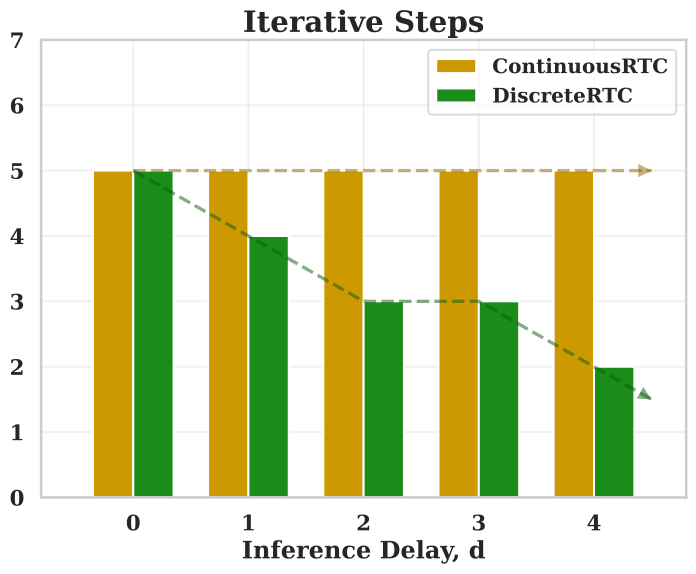

Source code (Python):
"""Bar chart comparing iterative steps for ContinuousRTC vs DiscreteRTC across inference delays."""

import pathlib
import matplotlib.pyplot as plt
import numpy as np
import seaborn as sns

OUTPUT_DIR = pathlib.Path(__file__).resolve().parent

delays = [0, 1, 2, 3, 4]
continuous_steps = [5, 5, 5, 5, 5]
discrete_steps = [5, 4, 3, 3, 2]

def main():
    sns.set_theme(style="whitegrid", context="talk")
    plt.rcParams.update({
        "font.family": "serif",
        "font.serif": ["Times New Roman", "DejaVu Serif"],
        "font.weight": "bold",
        "axes.labelweight": "bold",
        "axes.titleweight": "bold",
        "axes.grid": True,
        "grid.alpha": 0.3,
    })

    x = np.arange(len(delays))
    width = 0.35

    fig, ax = plt.subplots(figsize=(8.67, 6.19))

    bars_cont = ax.bar(x - width / 2, continuous_steps, width, label="ContinuousRTC",
                       color="#cc9900", edgecolor="white", linewidth=1.5)
    bars_disc = ax.bar(x + width / 2, discrete_steps, width, label="DiscreteRTC",
                       color="#1a8c1a", edgecolor="white", linewidth=1.5)

    ax.plot(x, continuous_steps, linestyle="--", color="#8a6800",
            linewidth=2.5, alpha=0.5, zorder=3)
    ax.plot(x, discrete_steps, linestyle="--", color="#0f5c0f",
            linewidth=2.5, alpha=0.5, zorder=3)

    extend = 0.5
    cont_slope = continuous_steps[-1] - continuous_steps[-2]
    disc_slope = discrete_steps[-1] - discrete_steps[-2]
    cont_end = (x[-1] + extend, continuous_steps[-1] + cont_slope * extend)
    disc_end = (x[-1] + extend, discrete_steps[-1] + disc_slope * extend)

    ax.plot([x[-1], cont_end[0]], [continuous_steps[-1], cont_end[1]],
            linestyle="--", color="#8a6800", linewidth=2.5, alpha=0.5, zorder=3)
    ax.plot([x[-1], disc_end[0]], [discrete_steps[-1], disc_end[1]],
            linestyle="--", color="#0f5c0f", linewidth=2.5, alpha=0.5, zorder=3)

    ax.annotate("", xy=cont_end,
                xytext=(cont_end[0] - 0.01, cont_end[1] - cont_slope * 0.01),
                arrowprops=dict(arrowstyle="-|>", color="#8a6800",
                                linewidth=0, mutation_scale=25, alpha=0.5),
                zorder=4)
    ax.annotate("", xy=disc_end,
                xytext=(disc_end[0] - 0.01, disc_end[1] - disc_slope * 0.01),
                arrowprops=dict(arrowstyle="-|>", color="#0f5c0f",
                                linewidth=0, mutation_scale=25, alpha=0.5),
                zorder=4)

    ax.set_xlim(x[0] - 0.8, x[-1] + extend + 0.3)

    ax.set_title("Iterative Steps", fontsize=22, fontweight="bold")
    ax.set_xlabel("Inference Delay, d", fontsize=18, fontweight="bold")
    ax.set_xticks(x)
    ax.set_xticklabels([str(d) for d in delays], fontsize=16)
    ax.tick_params(axis="y", labelsize=16)
    ax.set_ylim(0, 7)
    ax.legend(fontsize=15, framealpha=0.7)
    ax.grid(True, alpha=0.3, axis="y")

    output_path = OUTPUT_DIR / "steps"
    for ext in [".png", ".svg", ".pdf"]:
        plt.savefig(output_path.with_suffix(ext), dpi=150, bbox_inches="tight")
    plt.close()
    print(f"Saved to {output_path}.*")


if __name__ == "__main__":
    main()
